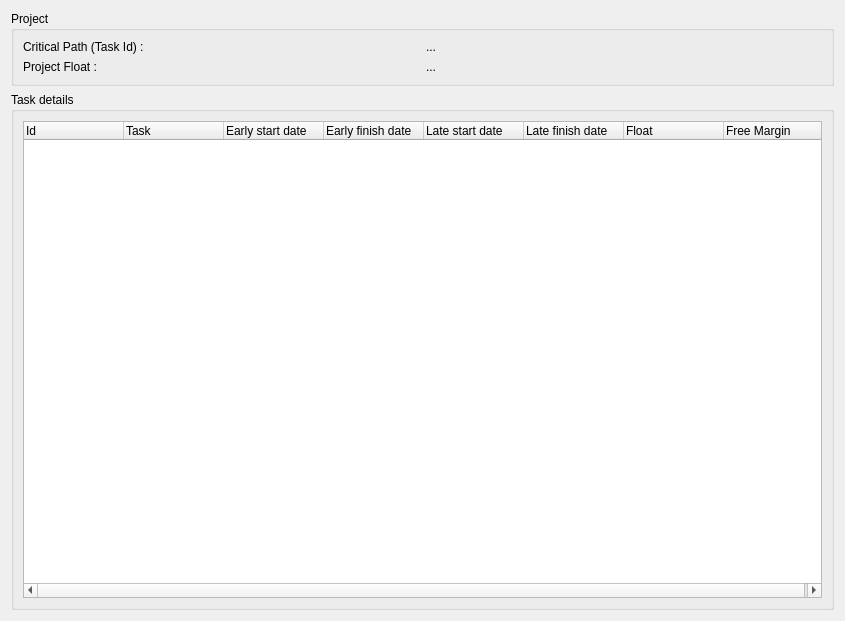
<ui version="4.0" >
 <class>Schedule</class>
 <widget class="QWidget" name="Schedule" >
  <property name="geometry" >
   <rect>
    <x>0</x>
    <y>0</y>
    <width>845</width>
    <height>621</height>
   </rect>
  </property>
  <property name="windowTitle" >
   <string>Form</string>
  </property>
  <layout class="QGridLayout" >
   <item row="0" column="0" >
    <layout class="QVBoxLayout" />
   </item>
   <item row="1" column="0" >
    <widget class="QGroupBox" name="projectGroupBox" >
     <property name="title" >
      <string>Project</string>
     </property>
     <layout class="QGridLayout" >
      <property name="leftMargin" >
       <number>9</number>
      </property>
      <property name="topMargin" >
       <number>9</number>
      </property>
      <property name="rightMargin" >
       <number>9</number>
      </property>
      <property name="bottomMargin" >
       <number>9</number>
      </property>
      <property name="horizontalSpacing" >
       <number>6</number>
      </property>
      <property name="verticalSpacing" >
       <number>6</number>
      </property>
      <item row="0" column="1" >
       <layout class="QVBoxLayout" >
        <property name="spacing" >
         <number>6</number>
        </property>
        <property name="leftMargin" >
         <number>0</number>
        </property>
        <property name="topMargin" >
         <number>0</number>
        </property>
        <property name="rightMargin" >
         <number>0</number>
        </property>
        <property name="bottomMargin" >
         <number>0</number>
        </property>
        <item>
         <layout class="QHBoxLayout" >
          <property name="spacing" >
           <number>6</number>
          </property>
          <property name="leftMargin" >
           <number>0</number>
          </property>
          <property name="topMargin" >
           <number>0</number>
          </property>
          <property name="rightMargin" >
           <number>0</number>
          </property>
          <property name="bottomMargin" >
           <number>0</number>
          </property>
          <item>
           <widget class="QLabel" name="labelCriticalPath" >
            <property name="text" >
             <string>Critical Path (Task Id) :</string>
            </property>
           </widget>
          </item>
          <item>
           <widget class="QLabel" name="labelResultCriticalPath" >
            <property name="text" >
             <string>...</string>
            </property>
           </widget>
          </item>
         </layout>
        </item>
        <item>
         <layout class="QHBoxLayout" >
          <property name="spacing" >
           <number>6</number>
          </property>
          <property name="leftMargin" >
           <number>0</number>
          </property>
          <property name="topMargin" >
           <number>0</number>
          </property>
          <property name="rightMargin" >
           <number>0</number>
          </property>
          <property name="bottomMargin" >
           <number>0</number>
          </property>
          <item>
           <widget class="QLabel" name="labelProjectFloat" >
            <property name="text" >
             <string>Project Float :</string>
            </property>
           </widget>
          </item>
          <item>
           <widget class="QLabel" name="labelResultProjectFloat" >
            <property name="text" >
             <string>...</string>
            </property>
           </widget>
          </item>
         </layout>
        </item>
       </layout>
      </item>
     </layout>
    </widget>
   </item>
   <item row="2" column="0" >
    <widget class="QGroupBox" name="taskGroupBoxDetail" >
     <property name="title" >
      <string>Task details </string>
     </property>
     <layout class="QGridLayout" >
      <property name="leftMargin" >
       <number>9</number>
      </property>
      <property name="topMargin" >
       <number>9</number>
      </property>
      <property name="rightMargin" >
       <number>9</number>
      </property>
      <property name="bottomMargin" >
       <number>9</number>
      </property>
      <property name="horizontalSpacing" >
       <number>6</number>
      </property>
      <property name="verticalSpacing" >
       <number>6</number>
      </property>
      <item row="0" column="0" >
       <widget class="QTreeWidget" name="treeWidgetTaskResult" >
        <property name="horizontalScrollBarPolicy" >
         <enum>Qt::ScrollBarAsNeeded</enum>
        </property>
        <property name="itemsExpandable" >
         <bool>false</bool>
        </property>
        <column>
         <property name="text" >
          <string>Id</string>
         </property>
        </column>
        <column>
         <property name="text" >
          <string>Task</string>
         </property>
        </column>
        <column>
         <property name="text" >
          <string>Early start date</string>
         </property>
        </column>
        <column>
         <property name="text" >
          <string>Early finish date</string>
         </property>
        </column>
        <column>
         <property name="text" >
          <string>Late start date</string>
         </property>
        </column>
        <column>
         <property name="text" >
          <string>Late finish date</string>
         </property>
        </column>
        <column>
         <property name="text" >
          <string>Float</string>
         </property>
        </column>
        <column>
         <property name="text" >
          <string>Free Margin</string>
         </property>
        </column>
       </widget>
      </item>
     </layout>
    </widget>
   </item>
  </layout>
 </widget>
 <resources/>
 <connections/>
</ui>
